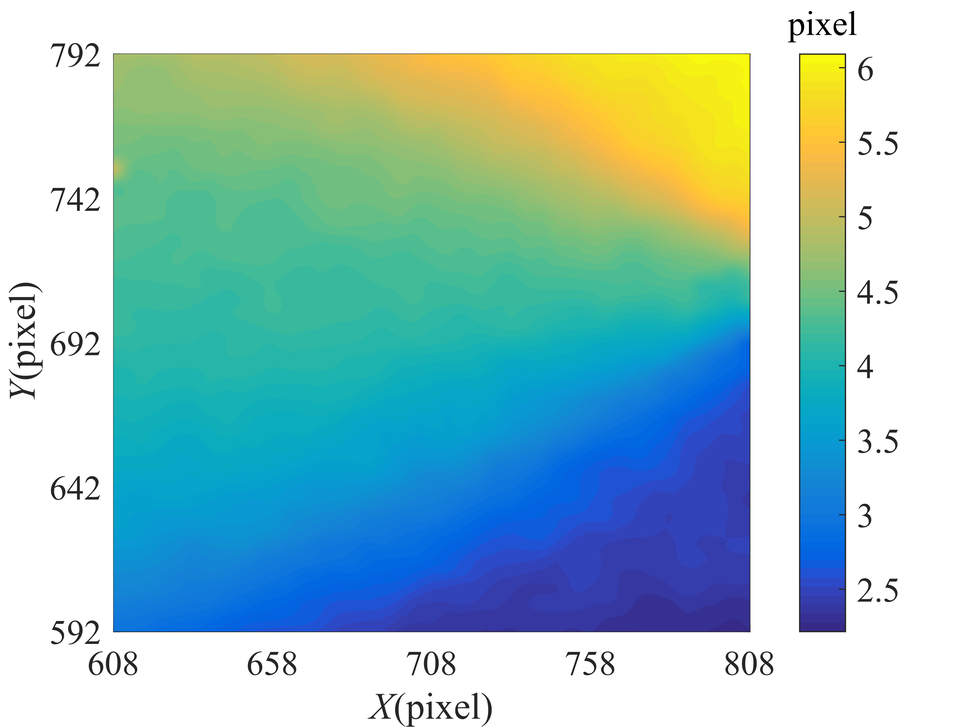
%> input picture TW/MATLAB/1.png, 970 x 727 px, shrunk from 3500 x 2625 before the run
$ octave --eval "result = dog(rgb2gray(imread('1.png')));"   (GNU Octave 9; MATLAB toolbox functions it lacks are replaced by stand-ins)
%> lines starting %> are read from the running program, lines starting %| are printed output that depends on the picture
### TW/MATLAB/normalize8.m
function Y=normalize8(X,mode);

%% default return value
Y=[];

%% Parameter check
if nargin==1
    mode = 1;
end

%% Init. operations
X=double(X);
[a,b]=size(X);

%% Adjust the dynamic range to the 8-bit interval
max_v_x = max(max(X));
min_v_x = min(min(X));

if mode == 1
    Y=ceil(((X - min_v_x*ones(a,b))./(max_v_x*(ones(a,b))-min_v_x*(ones(a,b))))*255);
elseif mode == 0
    Y=(((X - min_v_x*ones(a,b))./(max_v_x*(ones(a,b))-min_v_x*(ones(a,b)))));
else
    disp('Error: Wrong value of parameter "mode". Please provide either 0 or 1.')
end

### TW/MATLAB/histtruncate.m
function [newim, sortv] = histtruncate(im, lHistCut, uHistCut, varargin)

    if lHistCut < 0 | lHistCut > 100 | uHistCut < 0 | uHistCut > 100
	error('Histogram truncation values must be between 0 and 100');
    end

    if ndims(im) == 3  % Assume colour image in RGB
	hsv = rgb2hsv(im);     % Convert to HSV
        % Apply histogram truncation just to intensity component
	if nargin == 3
	    [hsv(:,:,3), sortv] = Ihisttruncate(hsv(:,:,3), lHistCut, uHistCut);
	else
	    [hsv(:,:,3), sortv] = Ihisttruncate(hsv(:,:,3), lHistCut, uHistCut, varargin{1});
	end
	newim = hsv2rgb(hsv);  % Convert back to RGB
    else
	if nargin == 3
	    [newim, sortv] = Ihisttruncate(im, lHistCut, uHistCut);
	else
	    [newim, sortv] = Ihisttruncate(im, lHistCut, uHistCut, varargin{1});
	end
    end


%-----------------------------------------------------------------------
% Internal function that does the work
%-----------------------------------------------------------------------

function [newim, sortv] = Ihisttruncate(im, lHistCut, uHistCut, varargin)

    if ndims(im) > 2
	error('HISTTRUNCATE only defined for grey value images');
    end

    im = normalize8(im,0);  % Normalise to 0-1 and cast to double if needed

    [r c] = size(im);
    m = r*c;

    if nargin == 3            % Generate a sorted array of pixel values.
	sortv = sort(im(:));
	sortv = [sortv(1); sortv; sortv(m)];
    else
	sortv = varargin{1};
    end

    x = 100*(0.5:m - 0.5)./m; % Indices of pixel value order as a percentage
    x = [0 x 100];            % from 0 - 100.

    % Interpolate to find grey values at desired percentage levels.
    gv = interp1(x,sortv,[lHistCut, 100 - uHistCut]);

    newim = imadjust(im,gv,[0 1]);

### TW/MATLAB/dog.m
function Y = dog(X,sigma1, sigma2, normalize)

%% Default results
Y=[];

%% Parameter checking
if nargin == 1
    sigma_one = 1;
    sigma_two = 2;
    normalize = 1;
elseif nargin == 2
    if isempty(sigma1)
        sigma1 = 1;
    end

    sigma_one = sigma1;
    sigma_two = 2*sigma1;
    normalize = 1;
elseif nargin == 3
    if isempty(sigma1)
        sigma1 = 1;
    end

    if isempty(sigma2)
       sigma2 = 2;
    end

    if ~(length(sigma1)==1 && length(sigma2)==1)
       disp('Error: The parameters sigma1 and sigma2 need to be scalars.');
       return;
    else
        sigma_one = sigma1;
        sigma_two = sigma2;
    end
    normalize = 1;
elseif nargin == 4
    if isempty(sigma1)
        sigma1 = 1;
    end

    if isempty(sigma2)
       sigma2 = 2;
    end
        sigma_one = sigma1;
        sigma_two = sigma2;

     if ~(normalize==1 || normalize==0)
        disp('Error: The fourth parameter can only be 0 or 1.');
        return;
     end
elseif nargin > 4
   disp('Error: The function takes at most four parameters.');
   return;
end


%% Init. operations
[a,b]=size(X);
F1 = fspecial('gaussian',2*ceil(3*sigma_one)+1,sigma_one);
F2 = fspecial('gaussian',2*ceil(3*sigma_two)+1,sigma_two);
X1=normalize8(X);

%% Filtering
XF1  = (imfilter(X1,F1,'replicate','same'));
XF2  = (imfilter(X1,F2,'replicate','same'));

Y = XF1-XF2;

%% postprocessing
if normalize ~= 0
    [Y, dummy] =histtruncate(Y, 0.2, 0.2);
    Y=normalize8(Y);
end
%> in normalize8, `X=double(X);`:
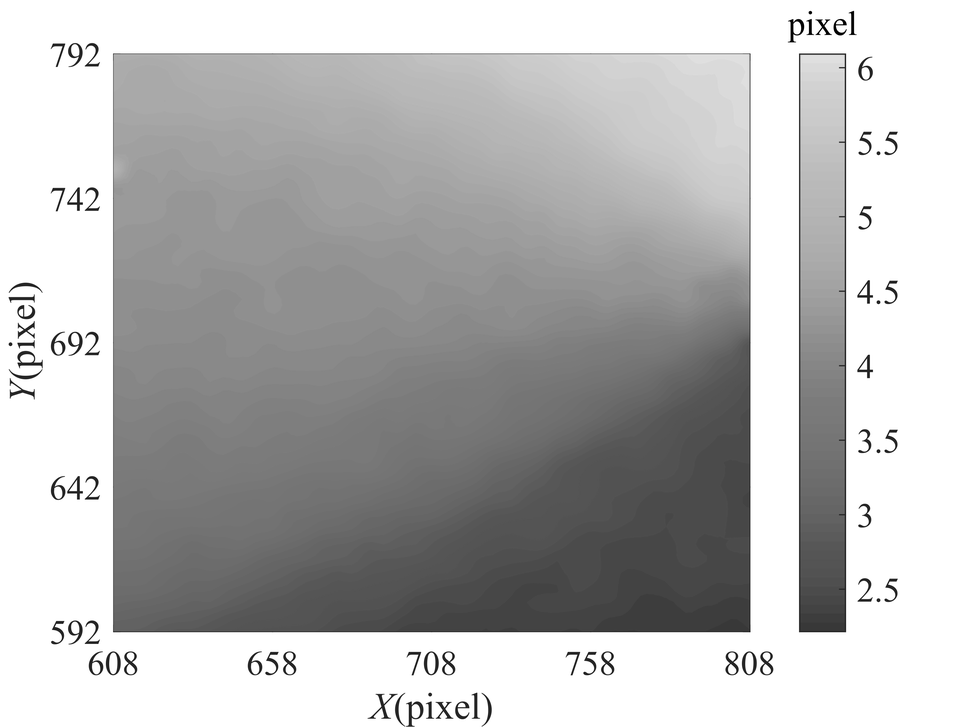
%> X: size 727x970 double; min 0, max 255, mean 184.5
%> in normalize8, `max_v_x = max(max(X));`: max_v_x = 255
%> in normalize8, `min_v_x = min(min(X));`: min_v_x = 0
%> in dog, `XF2  = (imfilter(X1,F2,'replicate','same'));`:
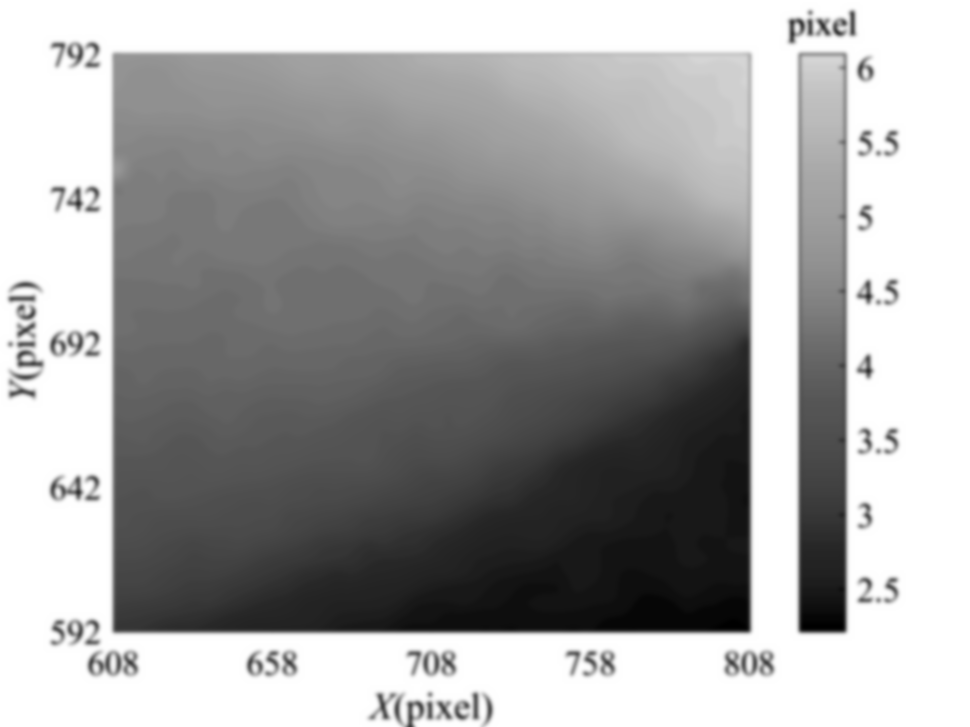
%> XF2: size 727x970 double; min 55.99, max 255, mean 184.5; drawn with min black and max white
%> in dog, `Y = XF1-XF2;`:
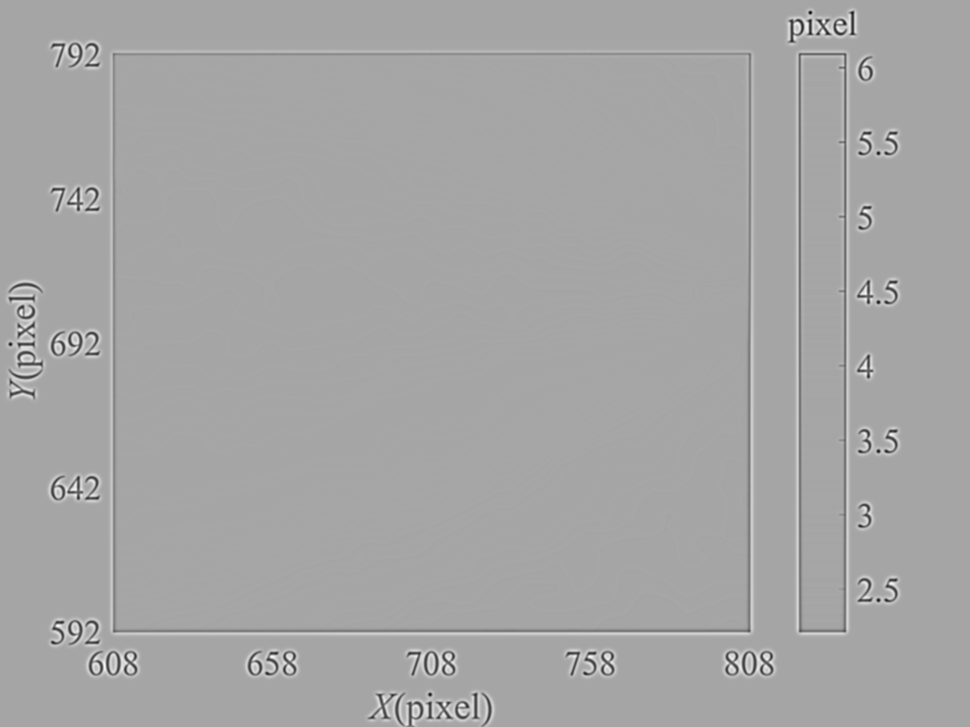
%> Y: size 727x970 double; min -111.3, max 59.97, mean 0; drawn with min black and max white
%> in Ihisttruncate, `gv = interp1(x,sortv,[lHistCut, 100 - uHistCut]);`: gv = [0.286 0.85]

$ run again, on TW/MATLAB/L1.png
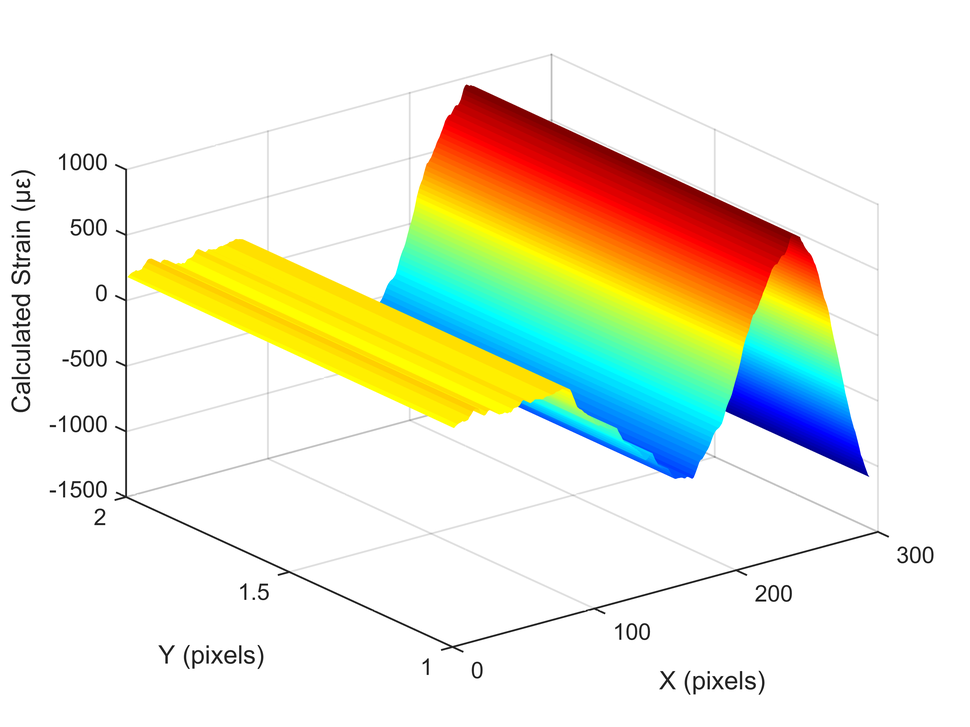
%> input picture TW/MATLAB/L1.png, 970 x 727 px, shrunk from 3500 x 2625 before the run
%> in normalize8, `X=double(X);`:
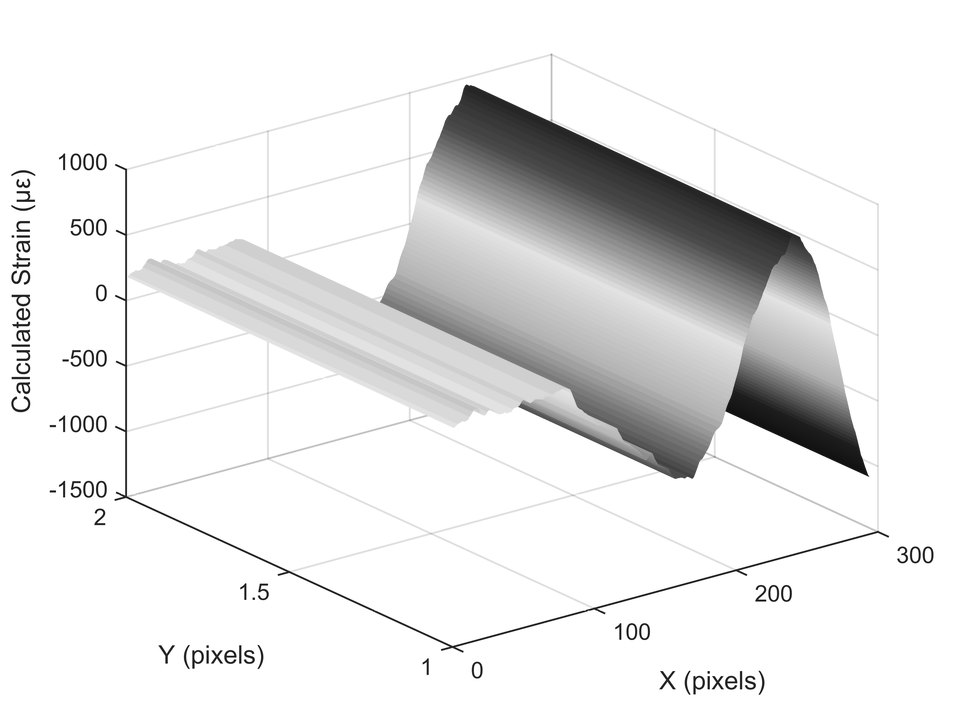
%> X: size 727x970 double; min 0, max 255, mean 233.2
%> max_v_x = 255
%> min_v_x = 0
%> gv = [0.142 0.796]
%> in Ihisttruncate, `newim = imadjust(im,gv,[0 1]);`:
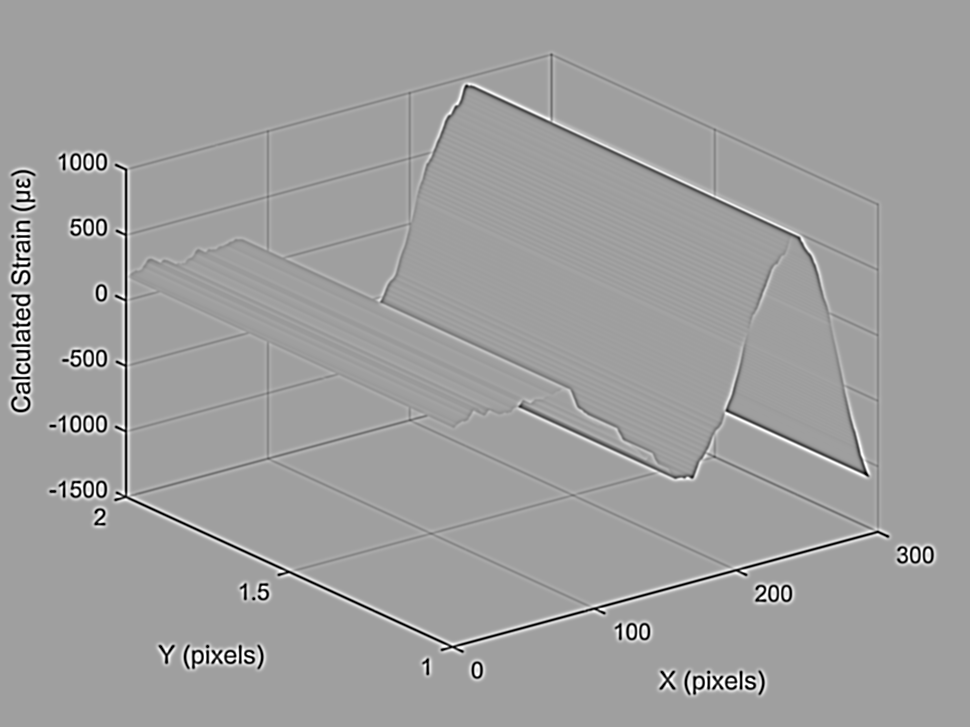
%> newim: size 727x970 double; min 0, max 1, mean 0.624

$ run again, on TW/MATLAB/L1L.png
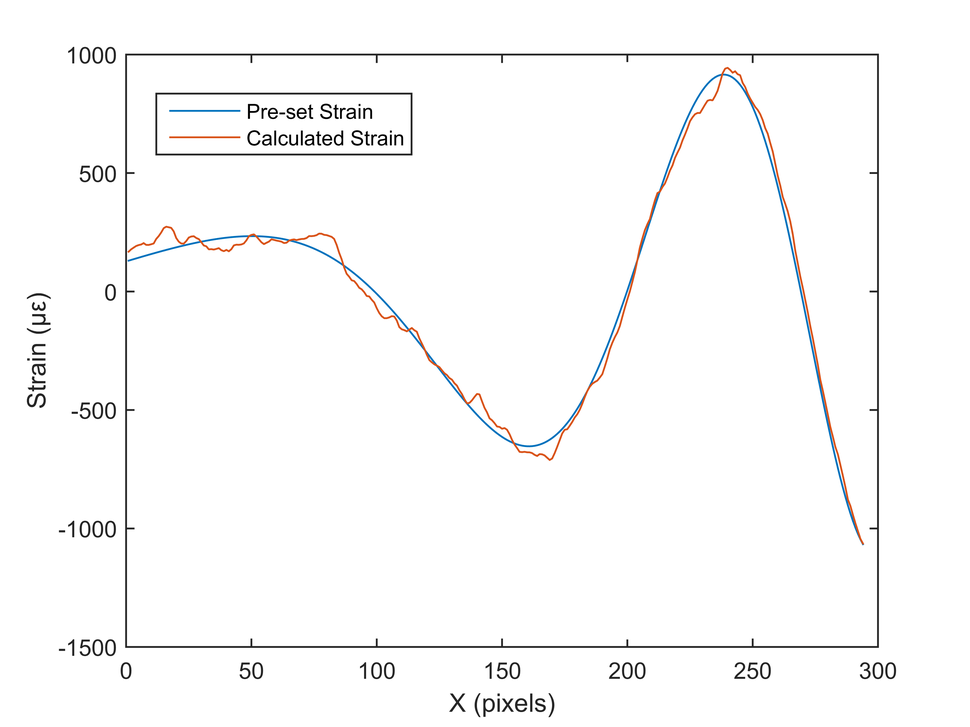
%> input picture TW/MATLAB/L1L.png, 970 x 727 px, shrunk from 3500 x 2625 before the run
%> max_v_x = 255
%> min_v_x = 0
%> in dog, `Y = XF1-XF2;`:
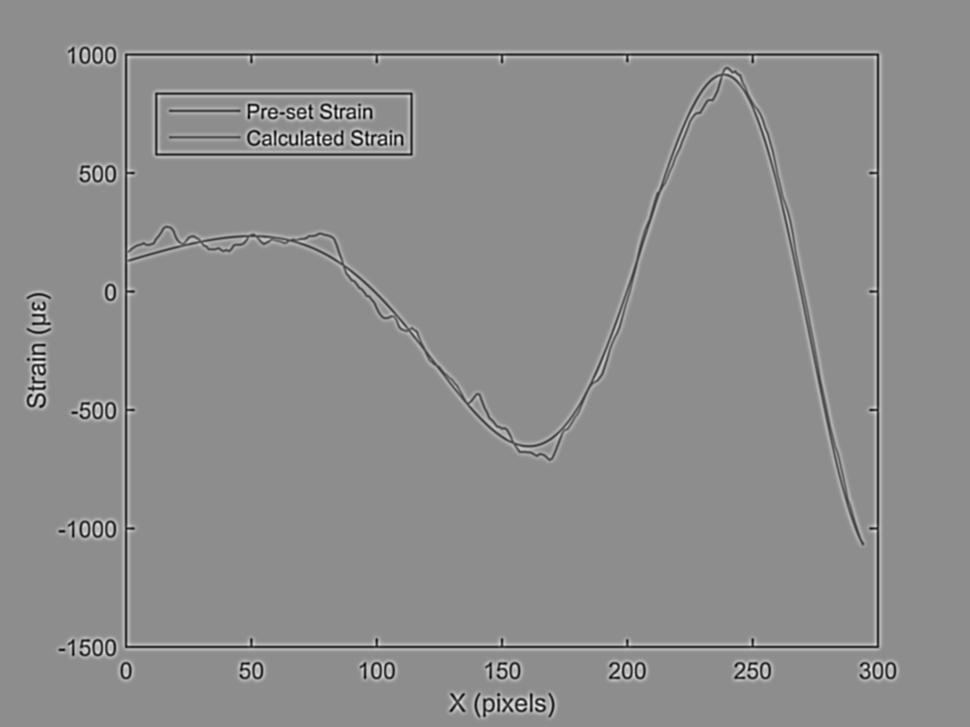
%> Y: size 727x970 double; min -84.48, max 67.74, mean 0; drawn with min black and max white
%> gv = [0.165 0.794]
%> in Ihisttruncate, `newim = imadjust(im,gv,[0 1]);`:
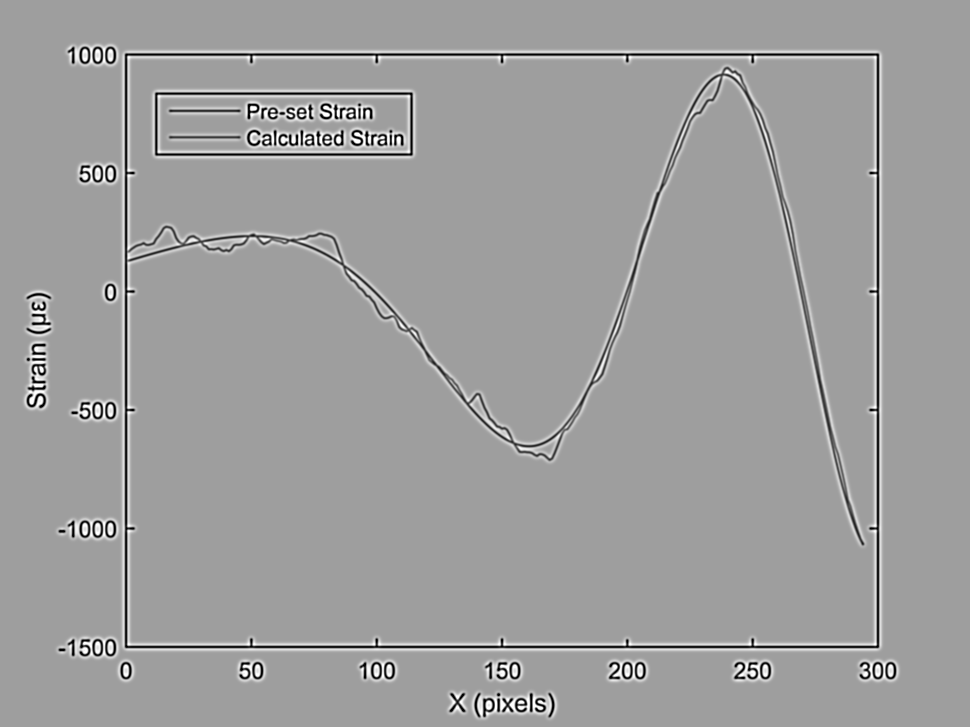
%> newim: size 727x970 double; min 0, max 1, mean 0.62
